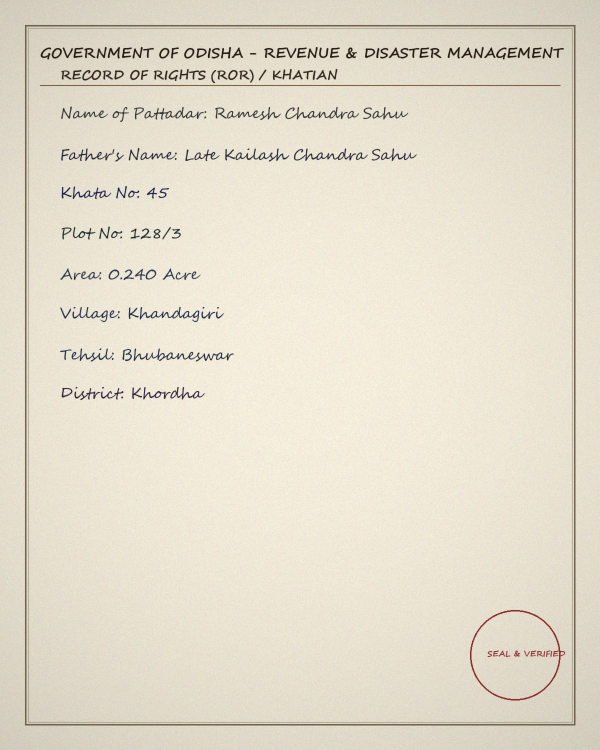
#> input picture ocr/samples/DOC_001.jpg, 1200 x 1500 px (shown at 1/2 size)
$ python -i preprocessor.py   (imports and definitions only)
#> lines starting #> are read from the running program, lines starting #| are printed output that depends on the picture; after the words box and inside, x2 and y2 are one past the last pixel; in counts of white or black regions, pixels touching at a corner belong together
#> further down, picture is the input picture: shape (1500, 1200, 3); mean B, G, R 204.3, 221.3, 227.8
import cv2
import numpy as np
from typing import Tuple, Dict, Any, Union
from pathlib import Path


class ImagePreprocessor:
    """
    OpenCV-based image preprocessing pipeline specifically tuned for
    aged, handwritten English land-record documents.
    """

    def __init__(self, target_dpi_scale: float = 1.5):
        self.target_dpi_scale = target_dpi_scale

    @staticmethod
    def load_image(image_input: Union[str, Path, np.ndarray]) -> np.ndarray:
        """Loads an image from file path or validates an existing numpy array."""
        if isinstance(image_input, (str, Path)):
            path_str = str(image_input)
            img = cv2.imread(path_str)
            if img is None:
                # Handle non-ascii Windows paths
                img = cv2.imdecode(np.fromfile(path_str, dtype=np.uint8), cv2.IMREAD_COLOR)
            if img is None:
                raise FileNotFoundError(f"Failed to load image from path: {path_str}")
            return img
        elif isinstance(image_input, np.ndarray):
            return image_input.copy()
        else:
            raise TypeError("Expected image path (str/Path) or numpy array")

    @staticmethod
    def resize(image: np.ndarray, min_width: int = 1200, max_width: int = 2400) -> np.ndarray:
        """
        Resize image ensuring sufficient resolution for stroke recognition
        without exceeding GPU/CPU memory bounds.
        """
#> called with min_width = 1200, max_width = 2400
        h, w = image.shape[:2]
#> h = 1500; w = 1200
        if w < min_width:
            scale = min_width / float(w)
            new_w = int(w * scale)
            new_h = int(h * scale)
            return cv2.resize(image, (new_w, new_h), interpolation=cv2.INTER_CUBIC)
        elif w > max_width:
            scale = max_width / float(w)
            new_w = int(w * scale)
            new_h = int(h * scale)
            return cv2.resize(image, (new_w, new_h), interpolation=cv2.INTER_AREA)
        return image

    @staticmethod
    def to_grayscale(image: np.ndarray) -> np.ndarray:
        """Converts BGR image to single-channel 8-bit grayscale."""
        if len(image.shape) == 2:
            return image
        return cv2.cvtColor(image, cv2.COLOR_BGR2GRAY)

    @staticmethod
    def denoise_bilateral(gray: np.ndarray, diameter: int = 9, sigma_color: int = 75, sigma_space: int = 75) -> np.ndarray:
        """
        Bilateral filter smooths paper grain and background stains while keeping
        handwritten stroke boundaries crisp.
        """
        return cv2.bilateralFilter(gray, diameter, sigma_color, sigma_space)

    @staticmethod
    def denoise_gaussian(gray: np.ndarray, ksize: Tuple[int, int] = (3, 3)) -> np.ndarray:
        """Soft Gaussian blur to suppress fine speckle noise."""
        return cv2.GaussianBlur(gray, ksize, 0)

    @staticmethod
    def apply_clahe(gray: np.ndarray, clip_limit: float = 2.5, tile_grid_size: Tuple[int, int] = (8, 8)) -> np.ndarray:
        """
        Contrast Limited Adaptive Histogram Equalization (CLAHE).
        Crucial for aged documents where ink is unevenly faded or paper is discolored.
        """
        clahe = cv2.createCLAHE(clipLimit=clip_limit, tileGridSize=tile_grid_size)
        return clahe.apply(gray)

    @staticmethod
    def deskew(gray: np.ndarray) -> Tuple[np.ndarray, float]:
        """
        Detects image skew angle and rotates the image horizontally.
        Returns the deskewed image and detected angle in degrees.
        """
        # Invert colors so text is foreground white, paper is black
        thresh = cv2.threshold(gray, 0, 255, cv2.THRESH_BINARY_INV | cv2.THRESH_OTSU)[1]
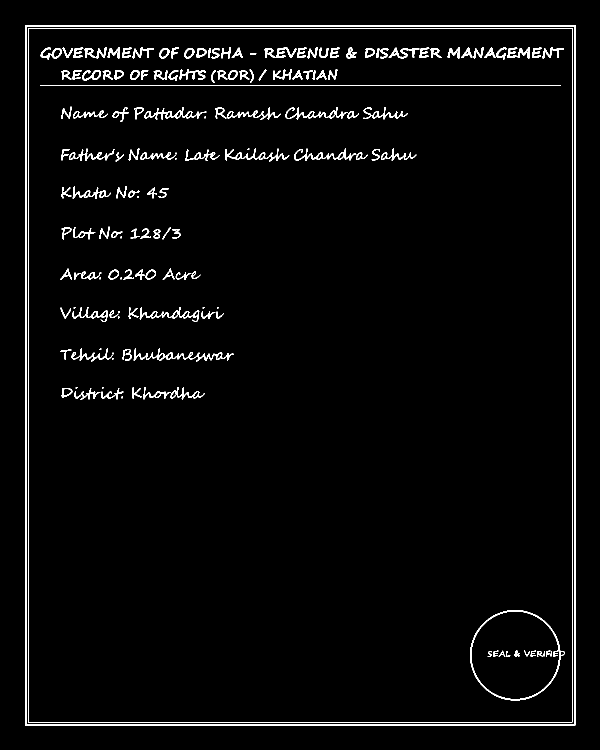
#> thresh: shape (1500, 1200) (shown at 1/2 size); 2.9% white; 168 white regions (20 under 20 px), largest, box (x1, y1, x2, y2) and area: (50, 50, 1151, 1451) 14976, (56, 56, 1145, 1445) 4952, (80, 170, 1121, 172) 2082

        # Find all foreground pixels
        coords = np.column_stack(np.where(thresh > 0))
#> coords = 53078 pairs, first value 50 to 1450, second value 50 to 1150
        if len(coords) < 100:
            return gray, 0.0

        angle = cv2.minAreaRect(coords)[-1]
#> angle = -90
        # In OpenCV minAreaRect, angle ranges between [-90, 0)
        if angle < -45:
            angle = -(90 + angle)
#> angle = 0
        else:
            angle = -angle

        # Cap unrealistic angles (> 45 deg usually means landscape / wrong axis)
        if abs(angle) > 45 or abs(angle) < 0.2:
            return gray, 0.0

        h, w = gray.shape[:2]
        center = (w // 2, h // 2)
        rotation_matrix = cv2.getRotationMatrix2D(center, angle, 1.0)
        deskewed = cv2.warpAffine(
            gray,
            rotation_matrix,
            (w, h),
            flags=cv2.INTER_CUBIC,
            borderMode=cv2.BORDER_REPLICATE
        )
        return deskewed, float(angle)

    @staticmethod
    def binarize_adaptive(gray: np.ndarray, block_size: int = 15, c: int = 8) -> np.ndarray:
        """Adaptive Gaussian thresholding for varying illumination and local shadows."""
        # Ensure block_size is odd and >= 3
        if block_size % 2 == 0:
            block_size += 1
        return cv2.adaptiveThreshold(
            gray, 255, cv2.ADAPTIVE_THRESH_GAUSSIAN_C, cv2.THRESH_BINARY, block_size, c
        )

    @staticmethod
    def binarize_otsu(gray: np.ndarray) -> np.ndarray:
        """Global Otsu binarization."""
        _, thresh = cv2.threshold(gray, 0, 255, cv2.THRESH_BINARY | cv2.THRESH_OTSU)
        return thresh

    def process(self, image_input: Union[str, Path, np.ndarray], preset: str = "standard") -> Dict[str, Any]:
        """
        Executes preprocessing pipeline according to selected preset.
        Returns a dictionary containing:
          - 'processed': Final preprocessed image (ready for OCR)
          - 'deskew_angle': Estimated skew correction angle
          - 'stages': Intermediate numpy arrays for inspection/visualization
        """
        raw_bgr = self.load_image(image_input)
        stages: Dict[str, np.ndarray] = {"raw": raw_bgr}

        if preset == "raw":
            return {"processed": raw_bgr, "deskew_angle": 0.0, "stages": stages}

        # 1. Resize/Upscale for consistent stroke width
        resized_bgr = self.resize(raw_bgr)
        stages["resized"] = resized_bgr

        # 2. Grayscale
        gray = self.to_grayscale(resized_bgr)
        stages["grayscale"] = gray

        # 3. Deskew
        deskewed_gray, angle = self.deskew(gray)
#> angle = 0
        stages["deskewed"] = deskewed_gray

        if preset == "deskew_only":
            # Return deskewed color or gray
            final_img = cv2.cvtColor(deskewed_gray, cv2.COLOR_GRAY2BGR)
            return {"processed": final_img, "deskew_angle": angle, "stages": stages}

        # 4. Denoise (Bilateral preserves stroke edges)
        denoised = self.denoise_bilateral(deskewed_gray)
#> in denoise_bilateral, `return cv2.bilateralFilter(gray, diameter, sigma_color, sigma_space)`:
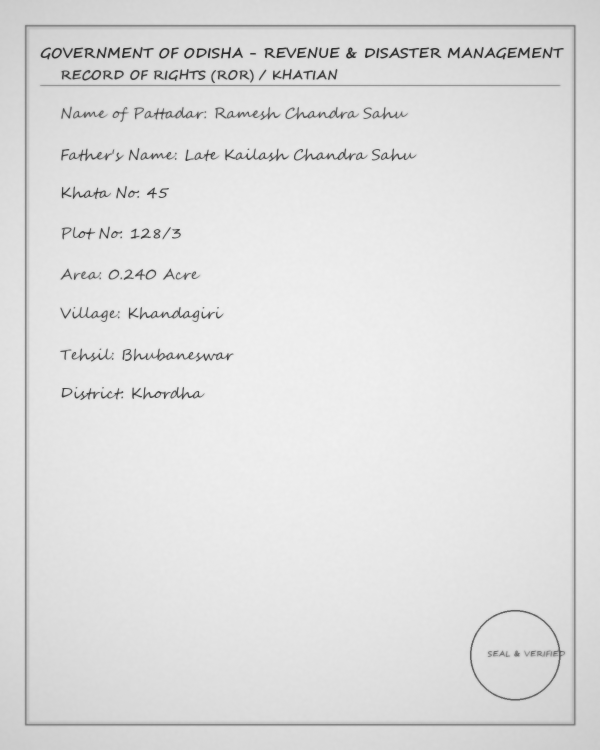
#> returned value: shape (1500, 1200) (shown at 1/2 size); min 43, max 240, mean 221.5
        stages["denoised"] = denoised

        # 5. Contrast Enhancement (CLAHE)
        clahe_enhanced = self.apply_clahe(denoised, clip_limit=2.5)
#> in apply_clahe, `return clahe.apply(gray)`:
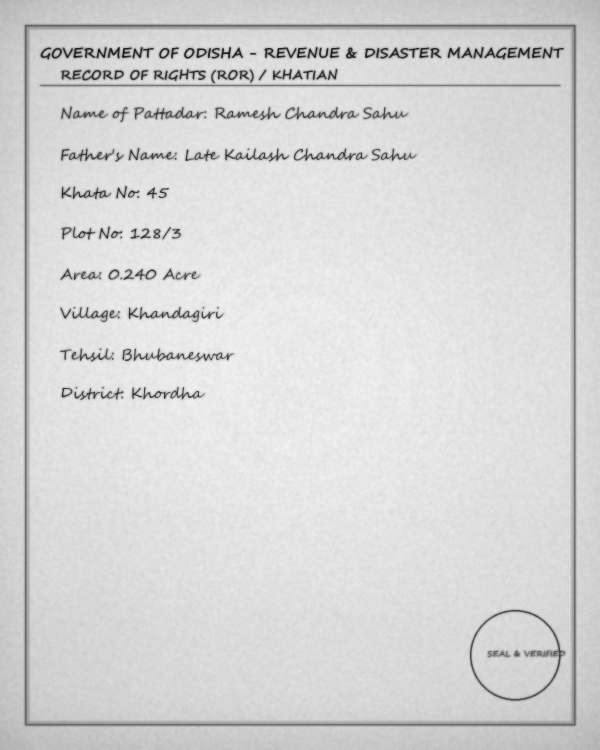
#> returned value: shape (1500, 1200) (shown at 1/2 size); min 27, max 241, mean 214.2
        stages["clahe"] = clahe_enhanced

        if preset == "clahe_enhanced" or preset == "standard":
            # Modern deep learning OCR engines (PaddleOCR & TrOCR) work best on
            # high-contrast grayscale/color rather than harsh binary bitmasks.
            final_img = cv2.cvtColor(clahe_enhanced, cv2.COLOR_GRAY2BGR)
            return {"processed": final_img, "deskew_angle": angle, "stages": stages}

        elif preset == "denoise_adaptive":
            binary = self.binarize_adaptive(clahe_enhanced)
            stages["binary_adaptive"] = binary
            final_img = cv2.cvtColor(binary, cv2.COLOR_GRAY2BGR)
            return {"processed": final_img, "deskew_angle": angle, "stages": stages}

        elif preset == "otsu_binarized":
            binary = self.binarize_otsu(clahe_enhanced)
            stages["binary_otsu"] = binary
            final_img = cv2.cvtColor(binary, cv2.COLOR_GRAY2BGR)
            return {"processed": final_img, "deskew_angle": angle, "stages": stages}

        else:
            # Fallback to standard
            final_img = cv2.cvtColor(clahe_enhanced, cv2.COLOR_GRAY2BGR)
            return {"processed": final_img, "deskew_angle": angle, "stages": stages}

>>> import cv2
>>> picture = cv2.imread('../samples/DOC_001.jpg')
>>> result = ImagePreprocessor().process(picture)
#> result = 3 items

$ run again, on ocr/samples/sample_land_record_1.jpg
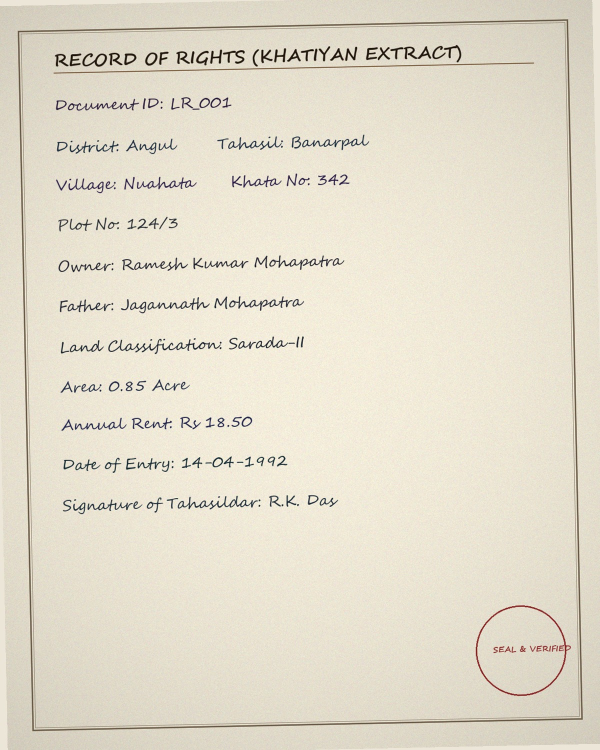
#> input picture ocr/samples/sample_land_record_1.jpg, 1200 x 1500 px (shown at 1/2 size)
#> picture is the input picture: shape (1500, 1200, 3); mean B, G, R 203.7, 220.5, 227
#> in deskew, `thresh = cv2.threshold(gray, 0, 255, cv2.THRESH_BINARY_INV | cv2.THRES..`:
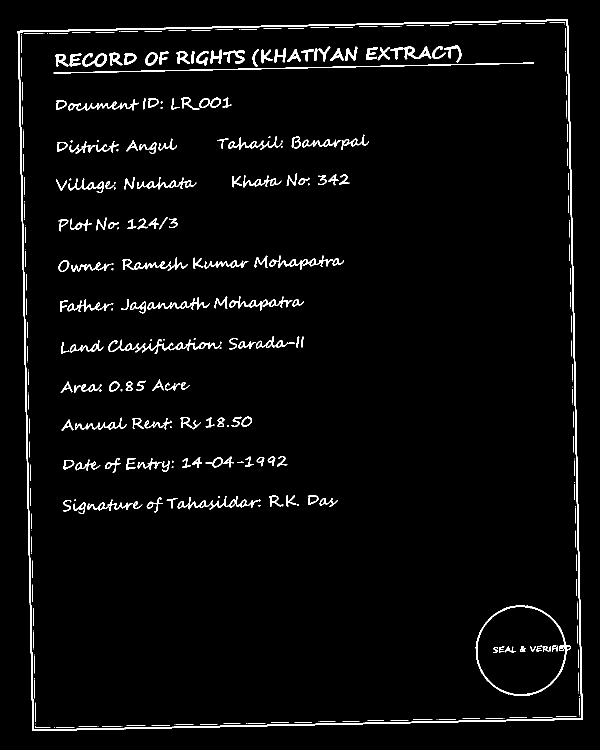
#> thresh: shape (1500, 1200) (shown at 1/2 size); 3.2% white; 354 white regions (98 under 20 px), largest, box (x1, y1, x2, y2) and area: (35, 39, 1166, 1462) 14856, (107, 125, 1068, 147) 1907, (951, 1211, 1142, 1392) 1847
#> coords = 56893 pairs, first value 39 to 1461, second value 35 to 1165
#> in deskew, `angle = cv2.minAreaRect(coords)[-1]`: angle = -88.8
#> in deskew, `angle = -(90 + angle)`: angle = -1.2
#> rotation_matrix = [[1, -0.0209, 15.84], [0.0209, 1, -12.4]]
#> in process, `deskewed_gray, angle = self.deskew(gray)`: angle = -1.2
#> in apply_clahe, `return clahe.apply(gray)`:
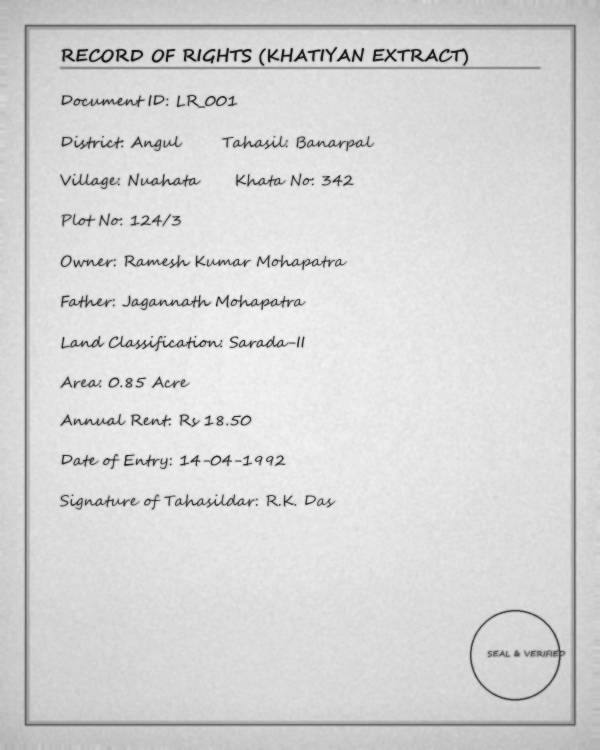
#> returned value: shape (1500, 1200) (shown at 1/2 size); min 23, max 243, mean 213.5
#> result = 3 items

$ run again, on ocr/samples/sample_land_record_3.jpg
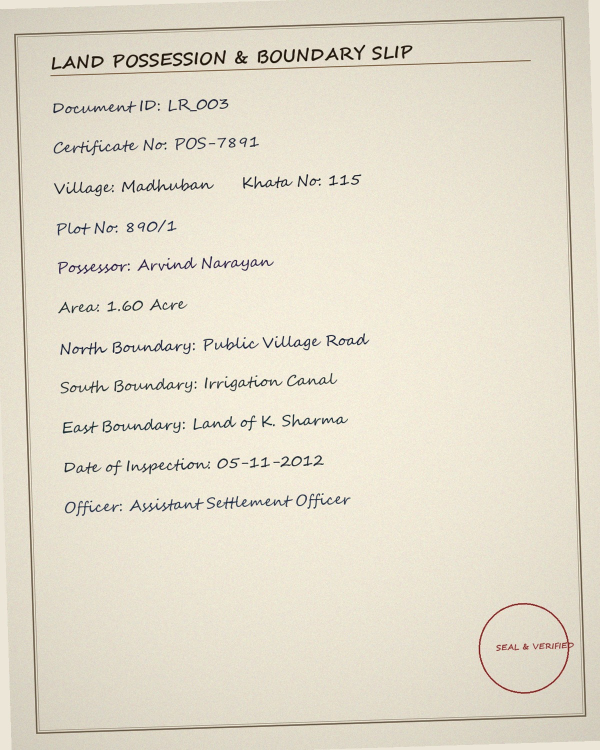
#> input picture ocr/samples/sample_land_record_3.jpg, 1200 x 1500 px (shown at 1/2 size)
#> picture is the input picture: shape (1500, 1200, 3); mean B, G, R 203.8, 220.5, 226.9
#> in deskew, `thresh = cv2.threshold(gray, 0, 255, cv2.THRESH_BINARY_INV | cv2.THRES..`:
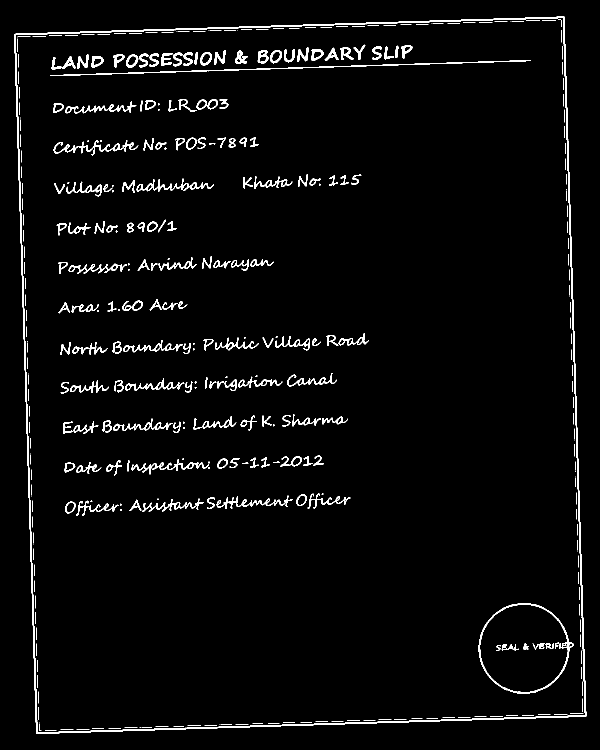
#> thresh: shape (1500, 1200) (shown at 1/2 size); 3.2% white; 384 white regions (73 under 20 px), largest, box (x1, y1, x2, y2) and area: (28, 33, 1173, 1468) 14879, (101, 120, 1062, 152) 1911, (957, 1206, 1148, 1388) 1859
#> coords = 57869 pairs, first value 33 to 1467, second value 28 to 1172
#> in deskew, `angle = cv2.minAreaRect(coords)[-1]`: angle = -88.2
#> in deskew, `angle = -(90 + angle)`: angle = -1.8
#> rotation_matrix = [[1, -0.0314, 23.86], [0.0314, 1, -18.48]]
#> in process, `deskewed_gray, angle = self.deskew(gray)`: angle = -1.8
#> in apply_clahe, `return clahe.apply(gray)`:
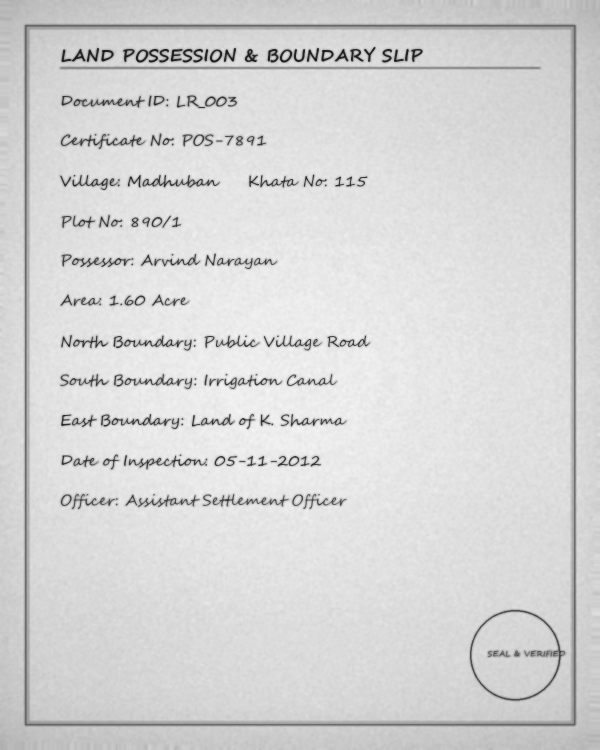
#> returned value: shape (1500, 1200) (shown at 1/2 size); min 23, max 244, mean 213.4
#> result = 3 items
